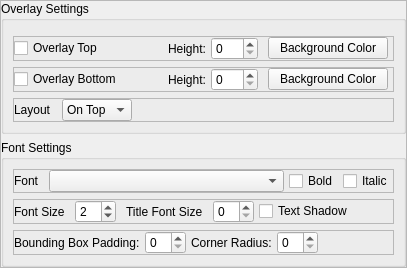
        <widget class="QFrame" name="QFrame_Bottom_Right_Sub">
         <property name="maximumSize">
          <size>
           <width>16777215</width>
           <height>334</height>
          </size>
         </property>
         <property name="frameShape">
          <enum>QFrame::StyledPanel</enum>
         </property>
         <property name="frameShadow">
          <enum>QFrame::Raised</enum>
         </property>
         <layout class="QGridLayout" name="gridLayout_41">
          <property name="leftMargin">
           <number>0</number>
          </property>
          <property name="topMargin">
           <number>0</number>
          </property>
          <property name="rightMargin">
           <number>0</number>
          </property>
          <property name="bottomMargin">
           <number>0</number>
          </property>
          <property name="horizontalSpacing">
           <number>0</number>
          </property>
          <property name="verticalSpacing">
           <number>6</number>
          </property>
          <item row="0" column="0">
           <widget class="QGroupBox" name="Overlay_Settings">
            <property name="title">
             <string>Overlay Settings</string>
            </property>
            <layout class="QGridLayout" name="gridLayout_29">
             <property name="topMargin">
              <number>15</number>
             </property>
             <item row="1" column="0">
              <widget class="QFrame" name="frame_3">
               <property name="frameShape">
                <enum>QFrame::StyledPanel</enum>
               </property>
               <property name="frameShadow">
                <enum>QFrame::Raised</enum>
               </property>
               <layout class="QGridLayout" name="gridLayout_26">
                <property name="leftMargin">
                 <number>0</number>
                </property>
                <property name="topMargin">
                 <number>0</number>
                </property>
                <property name="rightMargin">
                 <number>0</number>
                </property>
                <property name="bottomMargin">
                 <number>0</number>
                </property>
                <property name="spacing">
                 <number>0</number>
                </property>
                <item row="1" column="5">
                 <spacer name="horizontalSpacer_66">
                  <property name="orientation">
                   <enum>Qt::Horizontal</enum>
                  </property>
                  <property name="sizeType">
                   <enum>QSizePolicy::Fixed</enum>
                  </property>
                  <property name="sizeHint" stdset="0">
                   <size>
                    <width>10</width>
                    <height>20</height>
                   </size>
                  </property>
                 </spacer>
                </item>
                <item row="1" column="4">
                 <widget class="QSpinBox" name="settings_ui_bottom_overlay_height">
                  <property name="maximum">
                   <number>999</number>
                  </property>
                 </widget>
                </item>
                <item row="1" column="3">
                 <spacer name="horizontalSpacer_53">
                  <property name="orientation">
                   <enum>Qt::Horizontal</enum>
                  </property>
                  <property name="sizeType">
                   <enum>QSizePolicy::Fixed</enum>
                  </property>
                  <property name="sizeHint" stdset="0">
                   <size>
                    <width>5</width>
                    <height>20</height>
                   </size>
                  </property>
                 </spacer>
                </item>
                <item row="1" column="2">
                 <widget class="QLabel" name="label_27">
                  <property name="text">
                   <string>Height:</string>
                  </property>
                 </widget>
                </item>
                <item row="1" column="1">
                 <spacer name="horizontalSpacer_51">
                  <property name="orientation">
                   <enum>Qt::Horizontal</enum>
                  </property>
                  <property name="sizeType">
                   <enum>QSizePolicy::Expanding</enum>
                  </property>
                  <property name="sizeHint" stdset="0">
                   <size>
                    <width>40</width>
                    <height>20</height>
                   </size>
                  </property>
                 </spacer>
                </item>
                <item row="1" column="0">
                 <widget class="QCheckBox" name="settings_ui_enable_bottom_overlay">
                  <property name="text">
                   <string>Overlay Bottom</string>
                  </property>
                 </widget>
                </item>
                <item row="1" column="6">
                 <widget class="QPushButton" name="pb_bottom_overlay_bcolor">
                  <property name="minimumSize">
                   <size>
                    <width>120</width>
                    <height>0</height>
                   </size>
                  </property>
                  <property name="text">
                   <string>Background Color</string>
                  </property>
                 </widget>
                </item>
                <item row="1" column="7">
                 <spacer name="horizontalSpacer_52">
                  <property name="orientation">
                   <enum>Qt::Horizontal</enum>
                  </property>
                  <property name="sizeType">
                   <enum>QSizePolicy::Fixed</enum>
                  </property>
                  <property name="sizeHint" stdset="0">
                   <size>
                    <width>5</width>
                    <height>20</height>
                   </size>
                  </property>
                 </spacer>
                </item>
               </layout>
              </widget>
             </item>
             <item row="0" column="0">
              <widget class="QFrame" name="frame">
               <property name="frameShape">
                <enum>QFrame::StyledPanel</enum>
               </property>
               <property name="frameShadow">
                <enum>QFrame::Raised</enum>
               </property>
               <layout class="QGridLayout" name="gridLayout_24">
                <property name="leftMargin">
                 <number>0</number>
                </property>
                <property name="topMargin">
                 <number>0</number>
                </property>
                <property name="rightMargin">
                 <number>0</number>
                </property>
                <property name="bottomMargin">
                 <number>0</number>
                </property>
                <property name="spacing">
                 <number>0</number>
                </property>
                <item row="0" column="6">
                 <widget class="QPushButton" name="pb_top_overlay_bcolor">
                  <property name="minimumSize">
                   <size>
                    <width>120</width>
                    <height>0</height>
                   </size>
                  </property>
                  <property name="text">
                   <string>Background Color</string>
                  </property>
                 </widget>
                </item>
                <item row="0" column="1">
                 <spacer name="horizontalSpacer_50">
                  <property name="orientation">
                   <enum>Qt::Horizontal</enum>
                  </property>
                  <property name="sizeType">
                   <enum>QSizePolicy::Expanding</enum>
                  </property>
                  <property name="sizeHint" stdset="0">
                   <size>
                    <width>40</width>
                    <height>20</height>
                   </size>
                  </property>
                 </spacer>
                </item>
                <item row="0" column="4">
                 <widget class="QSpinBox" name="settings_ui_top_overlay_height">
                  <property name="sizePolicy">
                   <sizepolicy hsizetype="Minimum" vsizetype="Fixed">
                    <horstretch>0</horstretch>
                    <verstretch>0</verstretch>
                   </sizepolicy>
                  </property>
                  <property name="maximum">
                   <number>999</number>
                  </property>
                  <property name="value">
                   <number>0</number>
                  </property>
                 </widget>
                </item>
                <item row="0" column="2">
                 <widget class="QLabel" name="label_24">
                  <property name="text">
                   <string>Height:</string>
                  </property>
                 </widget>
                </item>
                <item row="0" column="5">
                 <spacer name="horizontalSpacer_67">
                  <property name="orientation">
                   <enum>Qt::Horizontal</enum>
                  </property>
                  <property name="sizeType">
                   <enum>QSizePolicy::Fixed</enum>
                  </property>
                  <property name="sizeHint" stdset="0">
                   <size>
                    <width>10</width>
                    <height>20</height>
                   </size>
                  </property>
                 </spacer>
                </item>
                <item row="0" column="3">
                 <spacer name="horizontalSpacer_65">
                  <property name="orientation">
                   <enum>Qt::Horizontal</enum>
                  </property>
                  <property name="sizeType">
                   <enum>QSizePolicy::Fixed</enum>
                  </property>
                  <property name="sizeHint" stdset="0">
                   <size>
                    <width>5</width>
                    <height>20</height>
                   </size>
                  </property>
                 </spacer>
                </item>
                <item row="0" column="0">
                 <widget class="QCheckBox" name="settings_ui_enable_top_overlay">
                  <property name="text">
                   <string>Overlay Top</string>
                  </property>
                 </widget>
                </item>
                <item row="0" column="7">
                 <spacer name="horizontalSpacer_26">
                  <property name="orientation">
                   <enum>Qt::Horizontal</enum>
                  </property>
                  <property name="sizeType">
                   <enum>QSizePolicy::Fixed</enum>
                  </property>
                  <property name="sizeHint" stdset="0">
                   <size>
                    <width>5</width>
                    <height>20</height>
                   </size>
                  </property>
                 </spacer>
                </item>
               </layout>
              </widget>
             </item>
             <item row="2" column="0">
              <widget class="QFrame" name="frame_2">
               <property name="frameShape">
                <enum>QFrame::StyledPanel</enum>
               </property>
               <property name="frameShadow">
                <enum>QFrame::Raised</enum>
               </property>
               <layout class="QGridLayout" name="gridLayout_25">
                <property name="leftMargin">
                 <number>0</number>
                </property>
                <property name="topMargin">
                 <number>0</number>
                </property>
                <property name="rightMargin">
                 <number>0</number>
                </property>
                <property name="bottomMargin">
                 <number>0</number>
                </property>
                <property name="spacing">
                 <number>0</number>
                </property>
                <item row="0" column="1">
                 <widget class="QLabel" name="label_67">
                  <property name="text">
                   <string>Layout</string>
                  </property>
                 </widget>
                </item>
                <item row="0" column="2">
                 <spacer name="horizontalSpacer_58">
                  <property name="orientation">
                   <enum>Qt::Horizontal</enum>
                  </property>
                  <property name="sizeType">
                   <enum>QSizePolicy::Fixed</enum>
                  </property>
                  <property name="sizeHint" stdset="0">
                   <size>
                    <width>10</width>
                    <height>20</height>
                   </size>
                  </property>
                 </spacer>
                </item>
                <item row="0" column="6">
                 <spacer name="horizontalSpacer_57">
                  <property name="orientation">
                   <enum>Qt::Horizontal</enum>
                  </property>
                  <property name="sizeHint" stdset="0">
                   <size>
                    <width>40</width>
                    <height>20</height>
                   </size>
                  </property>
                 </spacer>
                </item>
                <item row="0" column="3">
                 <widget class="QComboBox" name="settings_ui_overlay_layout">
                  <property name="minimumSize">
                   <size>
                    <width>60</width>
                    <height>0</height>
                   </size>
                  </property>
                  <item>
                   <property name="text">
                    <string>On Top</string>
                   </property>
                  </item>
                  <item>
                   <property name="text">
                    <string>In Line</string>
                   </property>
                  </item>
                 </widget>
                </item>
               </layout>
              </widget>
             </item>
            </layout>
           </widget>
          </item>
          <item row="1" column="0">
           <widget class="QGroupBox" name="Font_Settings">
            <property name="title">
             <string>Font Settings</string>
            </property>
            <layout class="QGridLayout" name="gridLayout_45">
             <item row="0" column="0">
              <widget class="QFrame" name="frame_4">
               <property name="frameShape">
                <enum>QFrame::StyledPanel</enum>
               </property>
               <property name="frameShadow">
                <enum>QFrame::Raised</enum>
               </property>
               <layout class="QGridLayout" name="gridLayout_27">
                <property name="leftMargin">
                 <number>0</number>
                </property>
                <property name="topMargin">
                 <number>0</number>
                </property>
                <property name="rightMargin">
                 <number>0</number>
                </property>
                <property name="bottomMargin">
                 <number>0</number>
                </property>
                <property name="spacing">
                 <number>0</number>
                </property>
                <item row="0" column="0">
                 <widget class="QLabel" name="label_32">
                  <property name="text">
                   <string>Font</string>
                  </property>
                 </widget>
                </item>
                <item row="0" column="1">
                 <spacer name="horizontalSpacer_28">
                  <property name="orientation">
                   <enum>Qt::Horizontal</enum>
                  </property>
                  <property name="sizeType">
                   <enum>QSizePolicy::Maximum</enum>
                  </property>
                  <property name="sizeHint" stdset="0">
                   <size>
                    <width>10</width>
                    <height>20</height>
                   </size>
                  </property>
                 </spacer>
                </item>
                <item row="0" column="2">
                 <widget class="QComboBox" name="settings_ui_font">
                  <property name="sizePolicy">
                   <sizepolicy hsizetype="Preferred" vsizetype="Fixed">
                    <horstretch>1</horstretch>
                    <verstretch>0</verstretch>
                   </sizepolicy>
                  </property>
                 </widget>
                </item>
                <item row="0" column="3">
                 <spacer name="horizontalSpacer_27">
                  <property name="orientation">
                   <enum>Qt::Horizontal</enum>
                  </property>
                  <property name="sizeType">
                   <enum>QSizePolicy::Fixed</enum>
                  </property>
                  <property name="sizeHint" stdset="0">
                   <size>
                    <width>5</width>
                    <height>20</height>
                   </size>
                  </property>
                 </spacer>
                </item>
                <item row="0" column="6">
                 <widget class="QCheckBox" name="settings_ui_font_italic">
                  <property name="text">
                   <string>Italic</string>
                  </property>
                 </widget>
                </item>
                <item row="0" column="4">
                 <widget class="QCheckBox" name="settings_ui_font_bold">
                  <property name="text">
                   <string>Bold</string>
                  </property>
                 </widget>
                </item>
                <item row="0" column="5">
                 <spacer name="horizontalSpacer_70">
                  <property name="orientation">
                   <enum>Qt::Horizontal</enum>
                  </property>
                  <property name="sizeType">
                   <enum>QSizePolicy::Fixed</enum>
                  </property>
                  <property name="sizeHint" stdset="0">
                   <size>
                    <width>5</width>
                    <height>20</height>
                   </size>
                  </property>
                 </spacer>
                </item>
               </layout>
              </widget>
             </item>
             <item row="1" column="0">
              <widget class="QFrame" name="frame_5">
               <property name="frameShape">
                <enum>QFrame::StyledPanel</enum>
               </property>
               <property name="frameShadow">
                <enum>QFrame::Raised</enum>
               </property>
               <layout class="QGridLayout" name="gridLayout_28">
                <property name="leftMargin">
                 <number>0</number>
                </property>
                <property name="topMargin">
                 <number>0</number>
                </property>
                <property name="rightMargin">
                 <number>0</number>
                </property>
                <property name="bottomMargin">
                 <number>0</number>
                </property>
                <property name="spacing">
                 <number>0</number>
                </property>
                <item row="1" column="4">
                 <widget class="QLabel" name="label_19">
                  <property name="sizePolicy">
                   <sizepolicy hsizetype="MinimumExpanding" vsizetype="Preferred">
                    <horstretch>0</horstretch>
                    <verstretch>0</verstretch>
                   </sizepolicy>
                  </property>
                  <property name="text">
                   <string>Title Font Size</string>
                  </property>
                 </widget>
                </item>
                <item row="1" column="1">
                 <spacer name="horizontalSpacer_29">
                  <property name="orientation">
                   <enum>Qt::Horizontal</enum>
                  </property>
                  <property name="sizeType">
                   <enum>QSizePolicy::Maximum</enum>
                  </property>
                  <property name="sizeHint" stdset="0">
                   <size>
                    <width>10</width>
                    <height>20</height>
                   </size>
                  </property>
                 </spacer>
                </item>
                <item row="1" column="9">
                 <spacer name="horizontalSpacer_22">
                  <property name="orientation">
                   <enum>Qt::Horizontal</enum>
                  </property>
                  <property name="sizeHint" stdset="0">
                   <size>
                    <width>40</width>
                    <height>20</height>
                   </size>
                  </property>
                 </spacer>
                </item>
                <item row="1" column="8">
                 <widget class="QCheckBox" name="settings_ui_font_shadow">
                  <property name="text">
                   <string>Text Shadow</string>
                  </property>
                 </widget>
                </item>
                <item row="1" column="3">
                 <spacer name="horizontalSpacer_60">
                  <property name="orientation">
                   <enum>Qt::Horizontal</enum>
                  </property>
                  <property name="sizeType">
                   <enum>QSizePolicy::Fixed</enum>
                  </property>
                  <property name="sizeHint" stdset="0">
                   <size>
                    <width>10</width>
                    <height>20</height>
                   </size>
                  </property>
                 </spacer>
                </item>
                <item row="1" column="5">
                 <spacer name="horizontalSpacer_61">
                  <property name="orientation">
                   <enum>Qt::Horizontal</enum>
                  </property>
                  <property name="sizeType">
                   <enum>QSizePolicy::Fixed</enum>
                  </property>
                  <property name="sizeHint" stdset="0">
                   <size>
                    <width>10</width>
                    <height>20</height>
                   </size>
                  </property>
                 </spacer>
                </item>
                <item row="1" column="6">
                 <widget class="QSpinBox" name="settings_ui_title_font_size">
                  <property name="maximum">
                   <number>30</number>
                  </property>
                 </widget>
                </item>
                <item row="1" column="2">
                 <widget class="QSpinBox" name="settings_ui_font_size">
                  <property name="sizePolicy">
                   <sizepolicy hsizetype="Maximum" vsizetype="Fixed">
                    <horstretch>0</horstretch>
                    <verstretch>0</verstretch>
                   </sizepolicy>
                  </property>
                  <property name="maximum">
                   <number>30</number>
                  </property>
                  <property name="value">
                   <number>2</number>
                  </property>
                 </widget>
                </item>
                <item row="1" column="0">
                 <widget class="QLabel" name="label_22">
                  <property name="sizePolicy">
                   <sizepolicy hsizetype="Preferred" vsizetype="Preferred">
                    <horstretch>0</horstretch>
                    <verstretch>0</verstretch>
                   </sizepolicy>
                  </property>
                  <property name="text">
                   <string>Font Size</string>
                  </property>
                 </widget>
                </item>
                <item row="1" column="7">
                 <spacer name="horizontalSpacer_69">
                  <property name="orientation">
                   <enum>Qt::Horizontal</enum>
                  </property>
                  <property name="sizeType">
                   <enum>QSizePolicy::Fixed</enum>
                  </property>
                  <property name="sizeHint" stdset="0">
                   <size>
                    <width>5</width>
                    <height>20</height>
                   </size>
                  </property>
                 </spacer>
                </item>
               </layout>
              </widget>
             </item>
             <item row="2" column="0">
              <widget class="QFrame" name="frame_7">
               <property name="frameShape">
                <enum>QFrame::StyledPanel</enum>
               </property>
               <property name="frameShadow">
                <enum>QFrame::Raised</enum>
               </property>
               <layout class="QGridLayout" name="gridLayout_31">
                <property name="leftMargin">
                 <number>0</number>
                </property>
                <property name="topMargin">
                 <number>0</number>
                </property>
                <property name="rightMargin">
                 <number>0</number>
                </property>
                <property name="bottomMargin">
                 <number>0</number>
                </property>
                <property name="spacing">
                 <number>0</number>
                </property>
                <item row="0" column="2">
                 <widget class="QSpinBox" name="settings_ui_bounding_box"/>
                </item>
                <item row="0" column="0">
                 <widget class="QLabel" name="label_52">
                  <property name="text">
                   <string>Bounding Box Padding:</string>
                  </property>
                 </widget>
                </item>
                <item row="0" column="4">
                 <widget class="QLabel" name="label_54">
                  <property name="text">
                   <string>Corner Radius:</string>
                  </property>
                 </widget>
                </item>
                <item row="0" column="6">
                 <widget class="QSpinBox" name="settings_ui_corner_radius"/>
                </item>
                <item row="0" column="1">
                 <spacer name="horizontalSpacer_43">
                  <property name="orientation">
                   <enum>Qt::Horizontal</enum>
                  </property>
                  <property name="sizeType">
                   <enum>QSizePolicy::Fixed</enum>
                  </property>
                  <property name="sizeHint" stdset="0">
                   <size>
                    <width>5</width>
                    <height>20</height>
                   </size>
                  </property>
                 </spacer>
                </item>
                <item row="0" column="5">
                 <spacer name="horizontalSpacer_56">
                  <property name="orientation">
                   <enum>Qt::Horizontal</enum>
                  </property>
                  <property name="sizeType">
                   <enum>QSizePolicy::Fixed</enum>
                  </property>
                  <property name="sizeHint" stdset="0">
                   <size>
                    <width>5</width>
                    <height>20</height>
                   </size>
                  </property>
                 </spacer>
                </item>
                <item row="0" column="3">
                 <spacer name="horizontalSpacer_54">
                  <property name="orientation">
                   <enum>Qt::Horizontal</enum>
                  </property>
                  <property name="sizeType">
                   <enum>QSizePolicy::Fixed</enum>
                  </property>
                  <property name="sizeHint" stdset="0">
                   <size>
                    <width>5</width>
                    <height>20</height>
                   </size>
                  </property>
                 </spacer>
                </item>
                <item row="0" column="7">
                 <spacer name="horizontalSpacer_59">
                  <property name="orientation">
                   <enum>Qt::Horizontal</enum>
                  </property>
                  <property name="sizeHint" stdset="0">
                   <size>
                    <width>40</width>
                    <height>20</height>
                   </size>
                  </property>
                 </spacer>
                </item>
               </layout>
              </widget>
             </item>
            </layout>
           </widget>
          </item>
         </layout>
        </widget>
